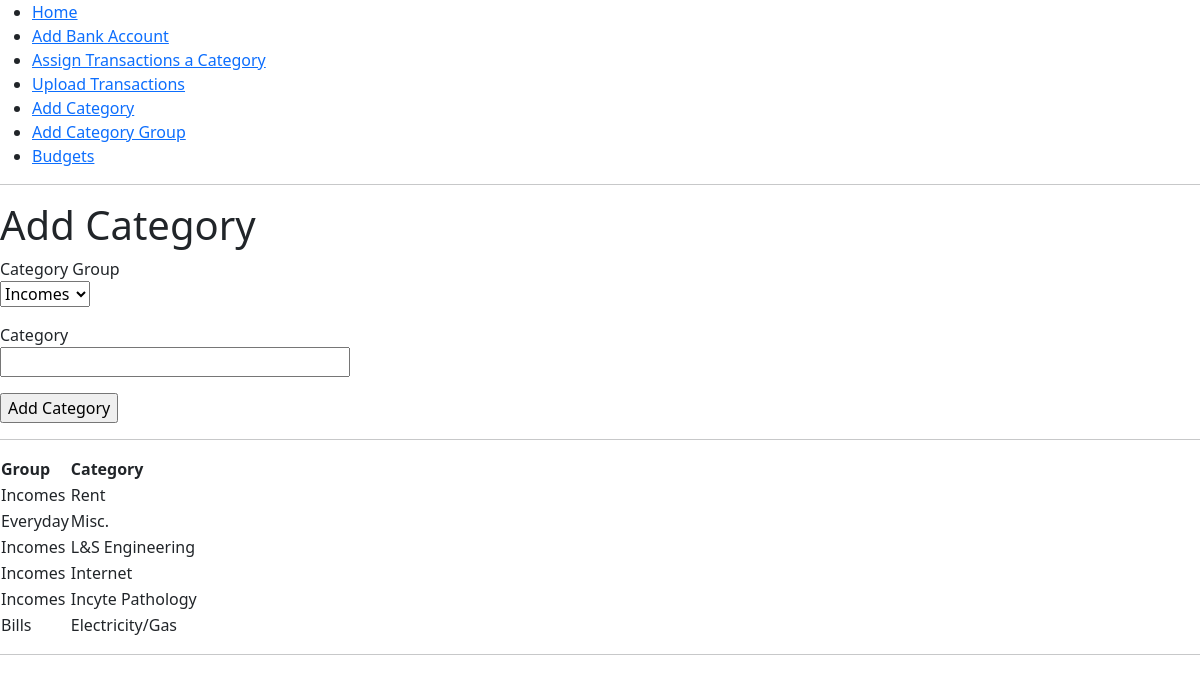
Page /add_category on the committed database.
### app/models.py (models this page shows, shortened)
class Category(db.Model):
	id = db.Column(db.Integer, primary_key=True)
	category = db.Column(db.String(64))
	group_id = db.Column(db.Integer, db.ForeignKey('category_group.id'))
	group = db.relationship('CategoryGroup', back_populates='categories')
	amounts = db.relationship('CategoryAmount', back_populates='category')
	monthly_budgets = db.relationship("MonthlyBudget", back_populates="category")

class CategoryGroup(db.Model):
	id = db.Column(db.Integer, primary_key=True)
	group = db.Column(db.String(64))
	categories = db.relationship('Category', back_populates='group')

### app/main/routes.py (the view, shortened to what this page needs)
@bp.route('/add_category', methods=['GET', 'POST'])
def add_category():
    form = AddCategoryForm()
    form.group.choices = [(g.id, g.group) for g in CategoryGroup.query.order_by('id')]
    cats = Category.query.order_by(Category.category.desc()).all()
    return render_template('add_category.html', title='Add Category', form=form, cats=cats)

### app/main/forms.py
class AddCategoryForm(FlaskForm):
	group = SelectField('Category Group', coerce=int)
	category = StringField('Category', validators=[DataRequired()])
	submit = SubmitField('Add Category')

### app/templates/add_category.html (shortened to what this page needs)
{% extends "base.html"%}
{% block content %}
	<h1>Add Category</h1>
	<form action="" method="POST" novalidate>
		<p>
			{{ form.group.label }}<br>
			{{ form.group }}
		</p>
		<p>
			{{ form.category.label }}<br>
			{{ form.category(size=32) }}
		</p>
		<p>{{ form.submit() }}</p>
	</form>
	<hr>
	<table>
 	<tr>
	    <th>Group</th>
	    <th>Category</th>
 	</tr>
	{% for cat in cats %}
		<tr>
    	  <td>{{ cat.group.group }}</td>
    	  <td>{{ cat.category }}</td>
  		</tr>
	{% endfor %}
  </table>
  <hr>
{% endblock %}

### rows in the picture
Category: group.group "Incomes", category "Rent"
Category: group.group "Everyday", category "Misc."
Category: group.group "Incomes", category "L&S Engineering"
Category: group.group "Incomes", category "Internet"
Category: group.group "Incomes", category "Incyte Pathology"
Category: group.group "Bills", category "Electricity/Gas"
